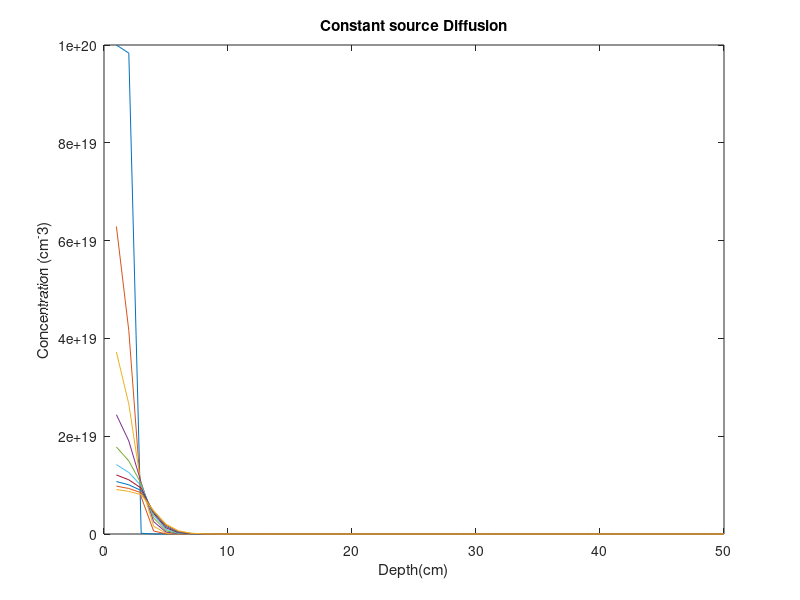

This chart was generated by the following MATLAB code:
clc;
close all; 
dx= 0.01e-4;    %% ?x=0.01microns. 
dt=0.0001;      %% Time interval
C=zeros(1,50);
C(1:2)=1e20;
iterations=1000;    %%Diffusion for 2.46 hours = 8856 seconds 
 
tic
for runs= 1:iterations
    for i=1:1:49
        if i==1
            D=1.66e-10;
            C(i)=C(i)+(((D*dt)/(dx^2))*(C(i)+C(i+1)-(2*C(i))));
        elseif i==2
            D=1.66e-10;
            C(i)=C(i)+(((D*dt)/(dx^2))*(C(i-1)+C(i+1)-(2*C(i))));
        else
            D=1.45e-11;
            C(i)=C(i)+(((D*dt)/(dx^2))*(C(i-1)+C(i+1)-(2*C(i))));
        end
        
    end
    if mod(runs,100)==1
   plot(C)
   hold on
    end
    title('Constant source Diffusion');
    xlabel('Depth(cm)');
    ylabel('Concentration (cm^-3)');
    drawnow;
    F(runs)=getframe(gcf);
    runs;    
end
